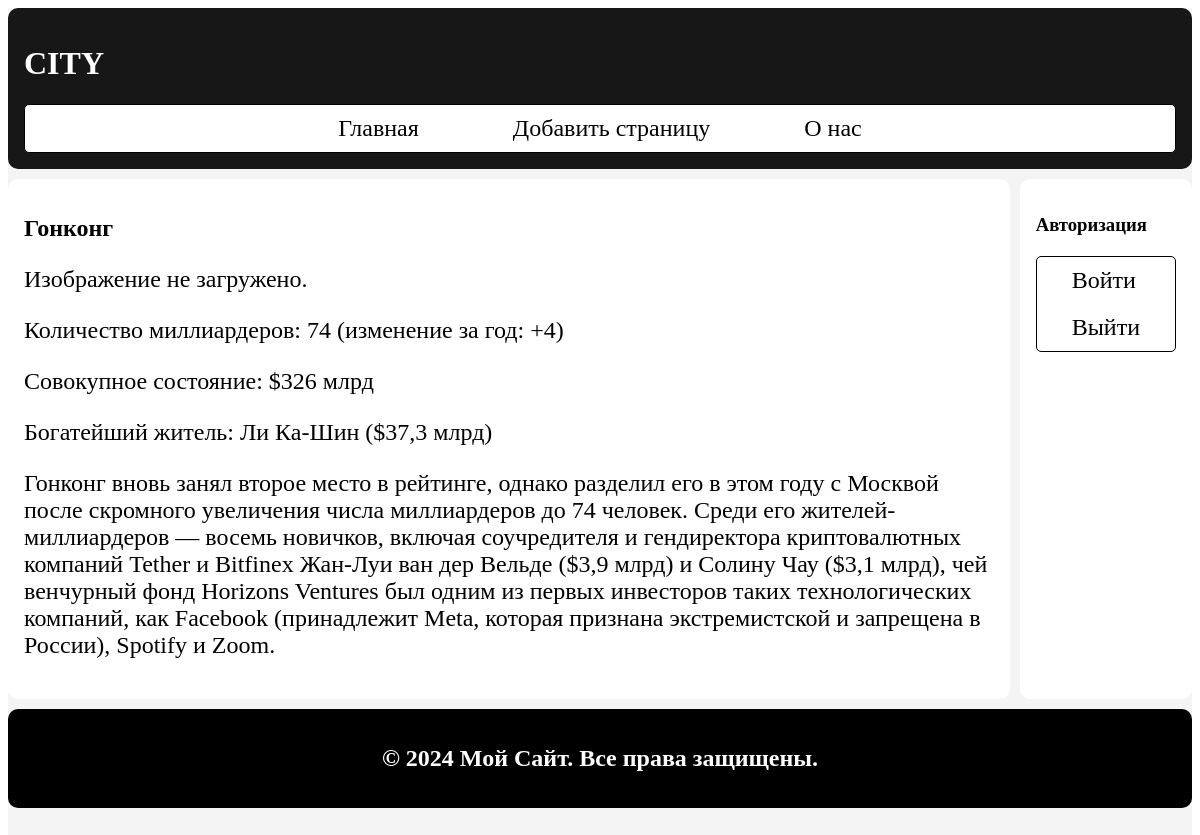
The page /post/honkong on the database its author committed.
### appcity/models.py (models this page shows, shortened)
class City(models.Model):
    class Status(models.IntegerChoices):
        DRAFT = 0, 'Черновик'
        PUBLISHED = 1, 'Опубликовано'
    title = models.CharField(max_length=250,verbose_name="Заголовк")
    slug=models.SlugField(max_length=250,unique=True,db_index=True,verbose_name="Слог")
    content=models.TextField(blank = True,verbose_name="Контент")
    time_create = models.DateTimeField(auto_now_add=True)
    time_update=models.DateTimeField(auto_now=True)
    is_published = models.BooleanField(choices=tuple(map(lambda x: (bool(x[0]), x[1]), Status.choices)),
                                       default=Status.DRAFT, verbose_name="Статус")
    image = models.ImageField(upload_to='uploads/', blank=True, null=True,verbose_name="Фото")  # Поле для изображения

### appcity/views.py (the view)
# urls.py: path('post/<slug:post_slug>',views.show_post,name='post'),
def show_post(request, post_slug):
    post = get_object_or_404(City, slug=post_slug)
    data = {
        'title': post.title,
        'menu': menu,
        'post': post,
        'cat_selected': 1,
    }
    return render(request, 'city/post.html', context=data)

### appcity/templates/city/post.html
{%extends 'base.html' %}
{% block content %}
<h1>{{post.title}}</h1>
{% if post.image %}
    <img src="{{ post.image.url }}" alt="{{ post.title }}" style="max-width: 100%; height: auto;">
{% else %}
    <p>Изображение не загружено.</p>
{% endif %}
{{post.content|linebreaks}}
{%endblock%}

### appcity/static/city/css/main.css (style rules this page uses)
p { font-size: 24px; display: block; margin-block-start: 1em; margin-block-end: 1em; margin-inline-start: 0px; margin-inline-end: 0px; unicode-bidi: isolate; }

### rows shown on the page
City: title "Гонконг", content "Количество миллиардеров: 74 (изменение за год: +4) Совокупное состояние: $326 млрд Богатейший житель: Ли Ка-Шин ($37,3 млрд) Гонконг вновь занял второе место в рейтинге, однако разделил его в этом году с Москвой после скромного увеличения числа миллиардеров до 74 человек. Среди его жителей-миллиардеров — восемь новичков, включая соучредителя и гендиректора криптовалютных компаний Tether и Bitfinex Жан-Луи ван дер Вельде ($3,9 млрд) и Солину Чау ($3,1 млрд), чей венчурный фонд Horizons Ventures был одним из первых инвесторов таких технологических компаний, как Facebook (принадлежит Meta, которая признана экстремистской и запрещена в России), Spotify и Zoom."

### other values the page prints
{{ i.title }} "Главная" "Добавить страницу" "О нас"
